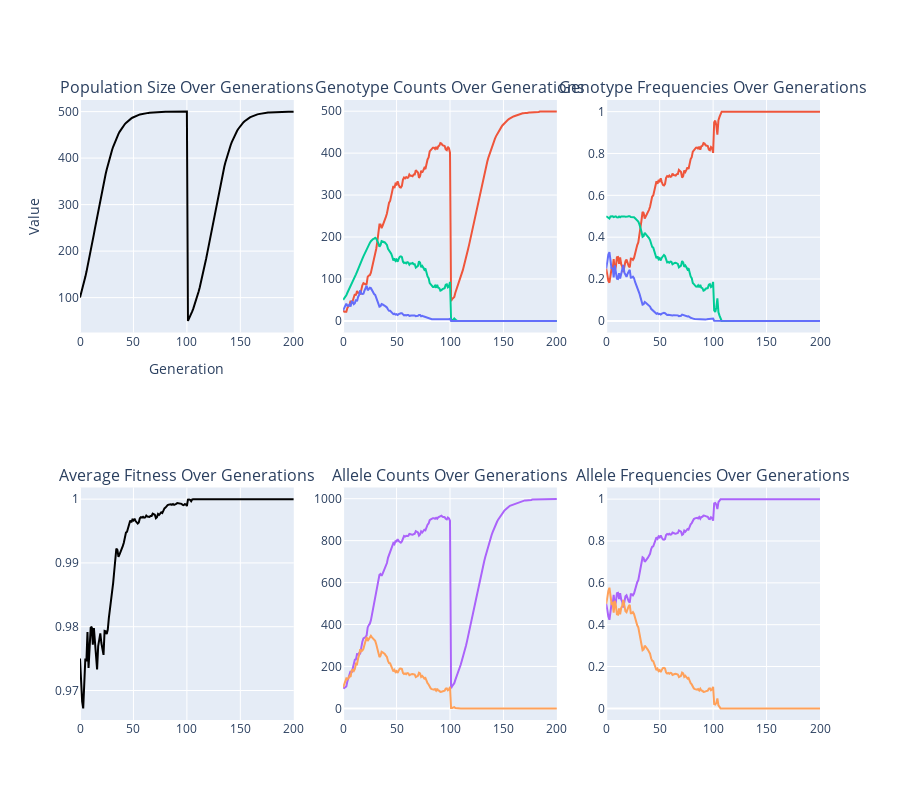

Notebook code for this chart:
### Code cell
# 1 locus, 2 alleles (HW equilibrium)

generations=200
growth_rate=0.1
drift=0.1
carrying_capacity = 500
bottleneck_yr=100
bottleneck_pop=50

genotype_counts = {
    (('A1', 'A1'),): 25,
    (('A1', 'A2'),): 50,
    (('A2', 'A2'),): 25
}

genotype_fitness = {
    (('A1', 'A1'),): 1.0,
    (('A1', 'A2'),): 1.0,
    (('A2', 'A2'),): 0.9
}

mutations = [{('A1', 'A2'): 0.0, ('A2', 'A1'): 0.0,}]


next_genotype_frequencies(generations,
                          genotype_counts,
                          genotype_fitness,
                          growth_rate,
                          carrying_capacity,
                          drift,
                          mutations,
                          bottleneck_yr,
                          bottleneck_pop)

### Figure 1 — Plotly figure (JSON) as saved in the notebook; plotly's stock layout.template omitted (floating-point values rounded to 4 significant figures; data arrays with more than 128 entries replaced by an {"elided": "..."} marker saying what was removed)
{"data": [{"hoverinfo": "text", "line": {"color": "black"}, "mode": "lines", "name": "Population Size", "showlegend": false, "text": {"elided": "201 str values"}, "type": "scatter", "x": {"elided": "201 int values"}, "xaxis": "x", "y": {"elided": "201 float values"}, "yaxis": "y"}, {"hoverinfo": "text", "line": {"color": "#EF553B"}, "mode": "lines", "name": "A1A1", "showlegend": false, "text": {"elided": "201 str values"}, "type": "scatter", "x": {"elided": "201 int values"}, "xaxis": "x2", "y": {"elided": "201 int values"}, "yaxis": "y2"}, {"hoverinfo": "text", "line": {"color": "#00CC96"}, "mode": "lines", "name": "A1A2", "showlegend": false, "text": {"elided": "201 str values"}, "type": "scatter", "x": {"elided": "201 int values"}, "xaxis": "x2", "y": {"elided": "201 int values"}, "yaxis": "y2"}, {"hoverinfo": "text", "line": {"color": "#636EFA"}, "mode": "lines", "name": "A2A2", "showlegend": false, "text": {"elided": "201 str values"}, "type": "scatter", "x": {"elided": "201 int values"}, "xaxis": "x2", "y": {"elided": "201 int values"}, "yaxis": "y2"}, {"hoverinfo": "text", "line": {"color": "#EF553B"}, "mode": "lines", "name": "A1A1", "showlegend": false, "text": {"elided": "201 str values"}, "type": "scatter", "x": {"elided": "201 int values"}, "xaxis": "x3", "y": {"elided": "201 float values"}, "yaxis": "y3"}, {"hoverinfo": "text", "line": {"color": "#00CC96"}, "mode": "lines", "name": "A1A2", "showlegend": false, "text": {"elided": "201 str values"}, "type": "scatter", "x": {"elided": "201 int values"}, "xaxis": "x3", "y": {"elided": "201 float values"}, "yaxis": "y3"}, {"hoverinfo": "text", "line": {"color": "#636EFA"}, "mode": "lines", "name": "A2A2", "showlegend": false, "text": {"elided": "201 str values"}, "type": "scatter", "x": {"elided": "201 int values"}, "xaxis": "x3", "y": {"elided": "201 float values"}, "yaxis": "y3"}, {"hoverinfo": "text", "line": {"color": "black"}, "mode": "lines", "name": "Average Fitness", "showlegend": false, "text": {"elided": "201 str values"}, "type": "scatter", "x": {"elided": "201 int values"}, "xaxis": "x4", "y": {"elided": "201 float values"}, "yaxis": "y4"}, {"hoverinfo": "text", "line": {"color": "#AB63FA"}, "mode": "lines", "name": "A1", "showlegend": false, "text": {"elided": "201 str values"}, "type": "scatter", "x": {"elided": "201 int values"}, "xaxis": "x5", "y": {"elided": "201 int values"}, "yaxis": "y5"}, {"hoverinfo": "text", "line": {"color": "#FFA15A"}, "mode": "lines", "name": "A2", "showlegend": false, "text": {"elided": "201 str values"}, "type": "scatter", "x": {"elided": "201 int values"}, "xaxis": "x5", "y": {"elided": "201 int values"}, "yaxis": "y5"}, {"hoverinfo": "text", "line": {"color": "#AB63FA"}, "mode": "lines", "name": "A1", "showlegend": false, "text": {"elided": "201 str values"}, "type": "scatter", "x": {"elided": "201 int values"}, "xaxis": "x6", "y": {"elided": "201 float values"}, "yaxis": "y6"}, {"hoverinfo": "text", "line": {"color": "#FFA15A"}, "mode": "lines", "name": "A2", "showlegend": false, "text": {"elided": "201 str values"}, "type": "scatter", "x": {"elided": "201 int values"}, "xaxis": "x6", "y": {"elided": "201 float values"}, "yaxis": "y6"}], "layout": {"annotations": [{"font": {"size": 16}, "showarrow": false, "text": "Population Size Over Generations", "x": 0.1444, "xanchor": "center", "xref": "paper", "y": 1, "yanchor": "bottom", "yref": "paper"}, {"font": {"size": 16}, "showarrow": false, "text": "Genotype Counts Over Generations", "x": 0.5, "xanchor": "center", "xref": "paper", "y": 1, "yanchor": "bottom", "yref": "paper"}, {"font": {"size": 16}, "showarrow": false, "text": "Genotype Frequencies Over Generations", "x": 0.8556, "xanchor": "center", "xref": "paper", "y": 1, "yanchor": "bottom", "yref": "paper"}, {"font": {"size": 16}, "showarrow": false, "text": "Average Fitness Over Generations", "x": 0.1444, "xanchor": "center", "xref": "paper", "y": 0.375, "yanchor": "bottom", "yref": "paper"}, {"font": {"size": 16}, "showarrow": false, "text": "Allele Counts Over Generations", "x": 0.5, "xanchor": "center", "xref": "paper", "y": 0.375, "yanchor": "bottom", "yref": "paper"}, {"font": {"size": 16}, "showarrow": false, "text": "Allele Frequencies Over Generations", "x": 0.8556, "xanchor": "center", "xref": "paper", "y": 0.375, "yanchor": "bottom", "yref": "paper"}], "height": 800, "hovermode": "closest", "xaxis": {"anchor": "y", "domain": [0, 0.2889], "title": {"text": "Generation"}}, "xaxis2": {"anchor": "y2", "domain": [0.3556, 0.6444]}, "xaxis3": {"anchor": "y3", "domain": [0.7111, 1]}, "xaxis4": {"anchor": "y4", "domain": [0, 0.2889]}, "xaxis5": {"anchor": "y5", "domain": [0.3556, 0.6444]}, "xaxis6": {"anchor": "y6", "domain": [0.7111, 1]}, "yaxis": {"anchor": "x", "domain": [0.625, 1], "title": {"text": "Value"}}, "yaxis2": {"anchor": "x2", "domain": [0.625, 1]}, "yaxis3": {"anchor": "x3", "domain": [0.625, 1]}, "yaxis4": {"anchor": "x4", "domain": [0, 0.375]}, "yaxis5": {"anchor": "x5", "domain": [0, 0.375]}, "yaxis6": {"anchor": "x6", "domain": [0, 0.375]}}}
